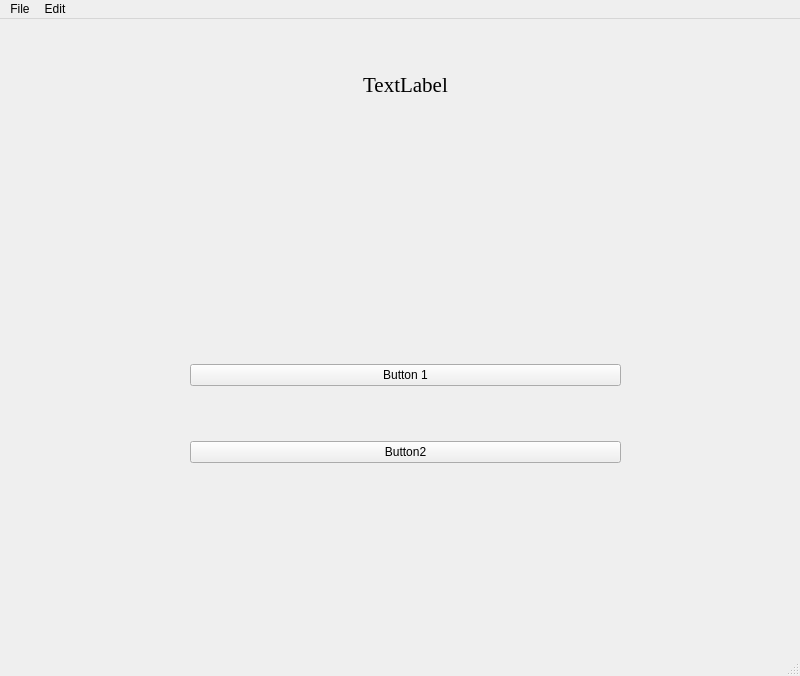
<?xml version="1.0" encoding="UTF-8"?>
<ui version="4.0">
 <class>MainWindow</class>
 <widget class="QMainWindow" name="MainWindow">
  <property name="geometry">
   <rect>
    <x>0</x>
    <y>0</y>
    <width>800</width>
    <height>676</height>
   </rect>
  </property>
  <property name="windowTitle">
   <string>MainWindow</string>
  </property>
  <widget class="QWidget" name="centralwidget">
   <widget class="QWidget" name="verticalLayoutWidget">
    <property name="geometry">
     <rect>
      <x>190</x>
      <y>290</y>
      <width>431</width>
      <height>211</height>
     </rect>
    </property>
    <layout class="QVBoxLayout" name="verticalLayout">
     <property name="spacing">
      <number>0</number>
     </property>
     <property name="leftMargin">
      <number>0</number>
     </property>
     <item>
      <widget class="QPushButton" name="button1">
       <property name="text">
        <string>Button 1</string>
       </property>
      </widget>
     </item>
     <item>
      <widget class="QPushButton" name="button2">
       <property name="text">
        <string>Button2</string>
       </property>
      </widget>
     </item>
    </layout>
   </widget>
   <widget class="QLabel" name="label">
    <property name="geometry">
     <rect>
      <x>310</x>
      <y>30</y>
      <width>191</width>
      <height>71</height>
     </rect>
    </property>
    <property name="font">
     <font>
      <family>Times New Roman</family>
      <pointsize>16</pointsize>
     </font>
    </property>
    <property name="text">
     <string>TextLabel</string>
    </property>
    <property name="alignment">
     <set>Qt::AlignCenter</set>
    </property>
   </widget>
  </widget>
  <widget class="QStatusBar" name="statusbar"/>
  <widget class="QMenuBar" name="menuBar">
   <property name="geometry">
    <rect>
     <x>0</x>
     <y>0</y>
     <width>800</width>
     <height>21</height>
    </rect>
   </property>
   <widget class="QMenu" name="menuFile">
    <property name="title">
     <string>File</string>
    </property>
    <addaction name="actionOpen_2"/>
    <addaction name="actionSave_as"/>
    <addaction name="actionExit_2"/>
   </widget>
   <widget class="QMenu" name="menuEdit">
    <property name="title">
     <string>Edit</string>
    </property>
    <addaction name="actionCut"/>
    <addaction name="actionCopy"/>
    <addaction name="actionPaste"/>
   </widget>
   <addaction name="menuFile"/>
   <addaction name="menuEdit"/>
  </widget>
  <action name="actionOpen">
   <property name="text">
    <string>Open</string>
   </property>
  </action>
  <action name="actionExit">
   <property name="text">
    <string>Exit</string>
   </property>
  </action>
  <action name="actionOpen_2">
   <property name="text">
    <string>Open</string>
   </property>
   <property name="statusTip">
    <string>Opens a file.</string>
   </property>
   <property name="shortcut">
    <string>Ctrl+O</string>
   </property>
  </action>
  <action name="actionExit_2">
   <property name="text">
    <string>Exit</string>
   </property>
  </action>
  <action name="actionSave">
   <property name="text">
    <string>Save</string>
   </property>
  </action>
  <action name="actionSave_as">
   <property name="text">
    <string>Save as...</string>
   </property>
  </action>
  <action name="actionNew">
   <property name="text">
    <string>New</string>
   </property>
  </action>
  <action name="actionCut">
   <property name="text">
    <string>Cut</string>
   </property>
  </action>
  <action name="actionCopy">
   <property name="text">
    <string>Copy</string>
   </property>
  </action>
  <action name="actionPaste">
   <property name="text">
    <string>Paste</string>
   </property>
   <property name="statusTip">
    <string>Pastes the text.</string>
   </property>
   <property name="whatsThis">
    <string>Paste</string>
   </property>
   <property name="shortcut">
    <string>Ctrl+V</string>
   </property>
  </action>
 </widget>
 <resources/>
 <connections/>
</ui>
